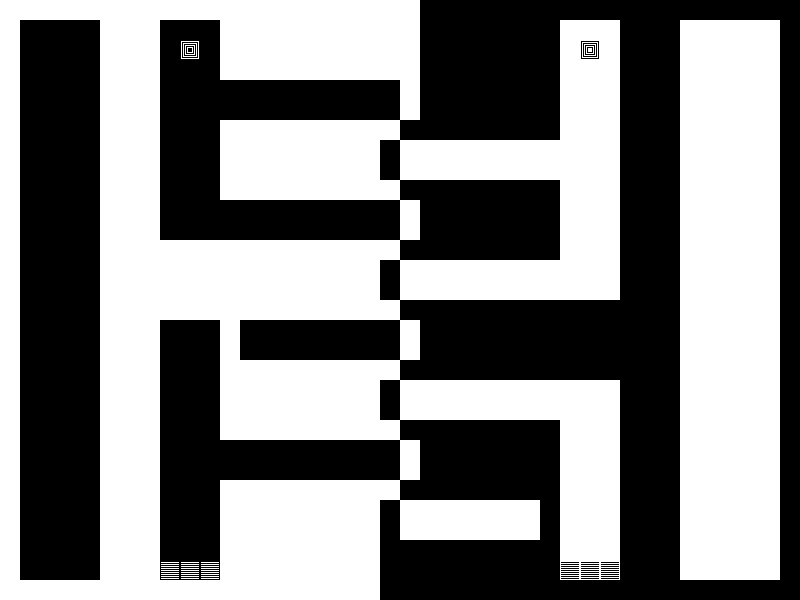

Rendered tile map (Tiled .tmx) drawn with the repository's tilesets; below, a short description and the map source with its tile grids summarised:
An orthogonal 40x30 tile map with 20x20 px tiles, 1 tile layer (a), 2 hidden layers not drawn, 4 tilesets.

<map version="1.0" orientation="orthogonal" width="40" height="30" tilewidth="20" tileheight="20">
 <tileset firstgid="1" source="mirrorsTiles.tsx" />
 <tileset firstgid="4" source="mirrorsSpawn.tsx" />
 <tileset firstgid="7" source="mirrorExit.tsx" />
 <tileset firstgid="10" source="mirrorsAlt.tsx" />
 <layer name="a" width="40" height="30">
  <data>[1200 cells, 1200 non-empty, 6 distinct tile ids]</data>
 </layer>
 <layer name="b" width="40" height="30" visible="0">
  <data>[1200 cells, 1200 non-empty, 2 distinct tile ids]</data>
 </layer>
 <layer name="c" width="40" height="30" visible="0">
  <data>[1200 cells, 1200 non-empty, 1 distinct tile ids]</data>
 </layer>
</map>
